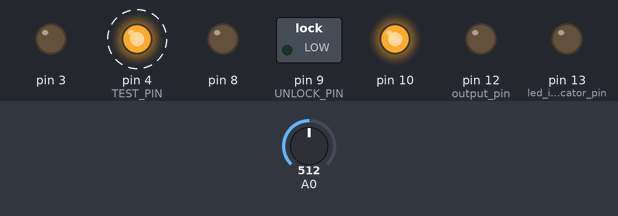
Bench run of a sketch on a simulated Arduino Uno, built with avr-gcc and run on an emulated ATmega328P. On the bench: switched loads named in the sketch (green lamp = pin HIGH), output pins drawn as LEDs (lit = HIGH). Dashed ring = blinking. Inputs (shaded band) come from the test bench; at power-on: A0 = 512. What the sketch prints to the serial monitor is not drawn.

Above: at 0.88 s.
1.3 s: A0 set to 5
4.3 s: A0 set to 2
At 4.91 s:
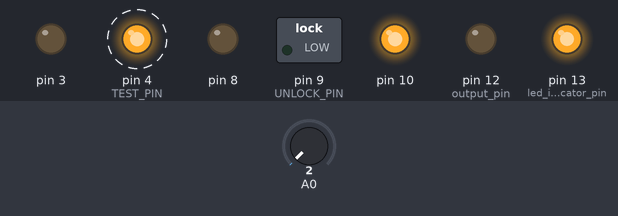
Timing chart, 0 to 13.3 s (numbered marks = the images above; inputs shaded):
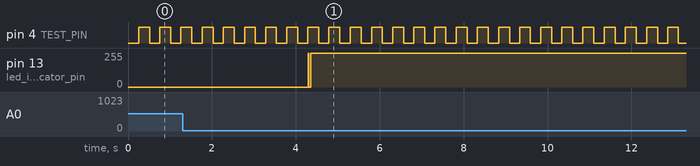

The sketch:

AudioTest.ino
```cpp
//OBS CODE PER 6/14/18!!!
//ADAM F

//generalized wave freq detection with 38.5kHz sampling rate and interrupts
//by Amanda Ghassaei
//https://www.instructables.com/id/Arduino-Frequency-Detection/
//Sept 2012

/*
 * This program is free software; you can redistribute it and/or modify
 * it under the terms of the GNU General Public License as published by
 * the Free Software Foundation; either version 3 of the License, or
 * (at your option) any later version.
 *
*/


//Frequency (hz)
int TARGET = 3200;
int TOLERANCE = 400;

double DUTY_CYCLE = 0.50;
double DUTY_TOLERANCE = .15;
int PERIOD = 500; //ms
unsigned int VALID = 3; // min valid periods


//clipping indicator variables
boolean clipping = 0;

//data storage variables
byte newData = 0;
byte prevData = 0;
unsigned int time = 0;//keeps time and sends vales to store in timer[] occasionally
int timer[10];//sstorage for timing of events
int slope[10];//storage fro slope of events
unsigned int totalTimer;//used to calculate period
unsigned int period;//storage for period of wave
byte index = 0;//current storage index
float frequency;//storage for frequency calculations
int maxSlope = 0;//used to calculate max slope as trigger point
int newSlope;//storage for incoming slope data

//variables for decided whether you have a match
byte noMatch = 0;//counts how many non-matches you've received to reset variables if it's been too long
byte slopeTol = 3;//slope tolerance- adjust this if you need
int timerTol = 10;//timer tolerance- adjust this if you need


int TEST_PIN = 4; //test pwm singal
int UNLOCK_PIN = 9;

void setup(){

  Serial.begin(9600);

  pinMode(13,OUTPUT);//led indicator pin
  pinMode(12,OUTPUT);//output pin


  pinMode(UNLOCK_PIN,OUTPUT);
  digitalWrite(UNLOCK_PIN, LOW); //signal

  pinMode(3,OUTPUT); //g
  digitalWrite(3, LOW);

  pinMode(8,OUTPUT); //g
  digitalWrite(8, LOW); //g

  pinMode(10,OUTPUT);//v+
  digitalWrite(10, HIGH);  //v+

  pinMode(TEST_PIN,OUTPUT); //testpin
  digitalWrite(TEST_PIN, HIGH); //TESTPIN


  cli();//diable interrupts

  //set up continuous sampling of analog pin 0 at 38.5kHz

  //clear ADCSRA and ADCSRB registers
  ADCSRA = 0;
  ADCSRB = 0;

  ADMUX |= (1 << REFS0); //set reference voltage
  ADMUX |= (1 << ADLAR); //left align the ADC value- so we can read highest 8 bits from ADCH register only

  ADCSRA |= (1 << ADPS2) | (1 << ADPS0); //set ADC clock with 32 prescaler- 16mHz/32=500kHz
  ADCSRA |= (1 << ADATE); //enabble auto trigger
  ADCSRA |= (1 << ADIE); //enable interrupts when measurement complete
  ADCSRA |= (1 << ADEN); //enable ADC
  ADCSRA |= (1 << ADSC); //start ADC measurements

  sei();//enable interrupts
}

ISR(ADC_vect) {//when new ADC value ready

  PORTB &= B11101111;//set pin 12 low
  prevData = newData;//store previous value
  newData = ADCH;//get value from A0
  if (prevData < 127 && newData >=127){//if increasing and crossing midpoint
    newSlope = newData - prevData;//calculate slope
    if (abs(newSlope-maxSlope)<slopeTol){//if slopes are ==
      //record new data and reset time
      slope[index] = newSlope;
      timer[index] = time;
      time = 0;
      if (index == 0){//new max slope just reset
        PORTB |= B00010000;//set pin 12 high
        noMatch = 0;
        index++;//increment index
      }
      else if (abs(timer[0]-timer[index])<timerTol && abs(slope[0]-newSlope)<slopeTol){//if timer duration and slopes match
        //sum timer values
        totalTimer = 0;
        for (byte i=0;i<index;i++){
          totalTimer+=timer[i];
        }
        period = totalTimer;//set period
        //reset new zero index values to compare with
        timer[0] = timer[index];
        slope[0] = slope[index];
        index = 1;//set index to 1
        PORTB |= B00010000;//set pin 12 high
        noMatch = 0;
      }
      else{//crossing midpoint but not match
        index++;//increment index
        if (index > 9){
          reset();
        }
      }
    }
    else if (newSlope>maxSlope){//if new slope is much larger than max slope
      maxSlope = newSlope;
      time = 0;//reset clock
      noMatch = 0;
      index = 0;//reset index
    }
    else{//slope not steep enough
      noMatch++;//increment no match counter
      if (noMatch>9){
        reset();
      }
    }
  }

  if (newData == 0 || newData == 1023){//if clipping
    PORTB |= B00100000;//set pin 13 high- turn on clipping indicator led
    clipping = 1;//currently clipping
  }

  time++;//increment timer at rate of 38.5kHz
}

void reset(){//clea out some variables
  index = 0;//reset index
  noMatch = 0;//reset match couner
  maxSlope = 0;//reset slope
}


void checkClipping(){//manage clipping indicator LED
  if (clipping){//if currently clipping
    PORTB &= B11011111;//turn off clipping indicator led
    clipping = 0;
  }
}


unsigned long periodStart = 0;
unsigned int hits = 0;
unsigned int total = 0;
unsigned int valid = 0;

void loop() {


  checkClipping();
  frequency = 38462/float(period);//calculate frequency timer rate/period

  //print results
  Serial.print(frequency);
  Serial.println(" hz");

  total++;
  if (inRange(frequency)) {
    //Serial.println("In Range");
    hits++;
  }

  //Run Test LED
  tester(timeSince(periodStart), TEST_PIN);

  //end of a period;
  if (timeSince(periodStart) >= PERIOD) {
    if (validPeriod(hits, total)) {
      Serial.print("---VALID PERIOD---");
      valid++;
      if (valid >= VALID) {
        //WE DID IT!!
        unlock();
        valid = 0;
      }
    } else {
      valid = 0;
    }

    //reset
    hits = 0;
    total = 0;
    periodStart = millis();
  }

  delay(1);
}

int tester(unsigned long timeSince, int pin) {
  if (timeSince >= PERIOD /2.0) {
    digitalWrite(pin, HIGH);
  } else {
    digitalWrite(pin, LOW);
  }

}


unsigned long timeSince(unsigned long last) {
  return millis() - last;
}

bool inRange(int frequency) {
  return (frequency >= (TARGET - TOLERANCE) &&
          frequency <= (TARGET + TOLERANCE));
}

 //checks if hits/total ratio is within duty cycle tolerance
bool validPeriod(unsigned int hits, unsigned int total) {
    double measuredDuty = ((double) hits)/total;
    return (measuredDuty >= DUTY_CYCLE - DUTY_TOLERANCE &&
        measuredDuty <=  DUTY_CYCLE + DUTY_TOLERANCE);
}

//Got the signal
void unlock() {
    Serial.println("!!!!!!!!!!!!!!!!!UNLOCKED!!!!!!!!!!!!!!!!!!");
    digitalWrite(UNLOCK_PIN, HIGH);
    //TODO: Unlock code here
}
```

Measured:
- the behaviour switches between 4 and 3 on A0 (found by bisection; images 0 and 1)
- after the input at 4.3 s, pin 13 (led_indicator_pin): 0/255 → 254/255 at once
- by itself, pin 4 (TEST_PIN): alternates HIGH for 0.26 s and LOW for 0.24 s
